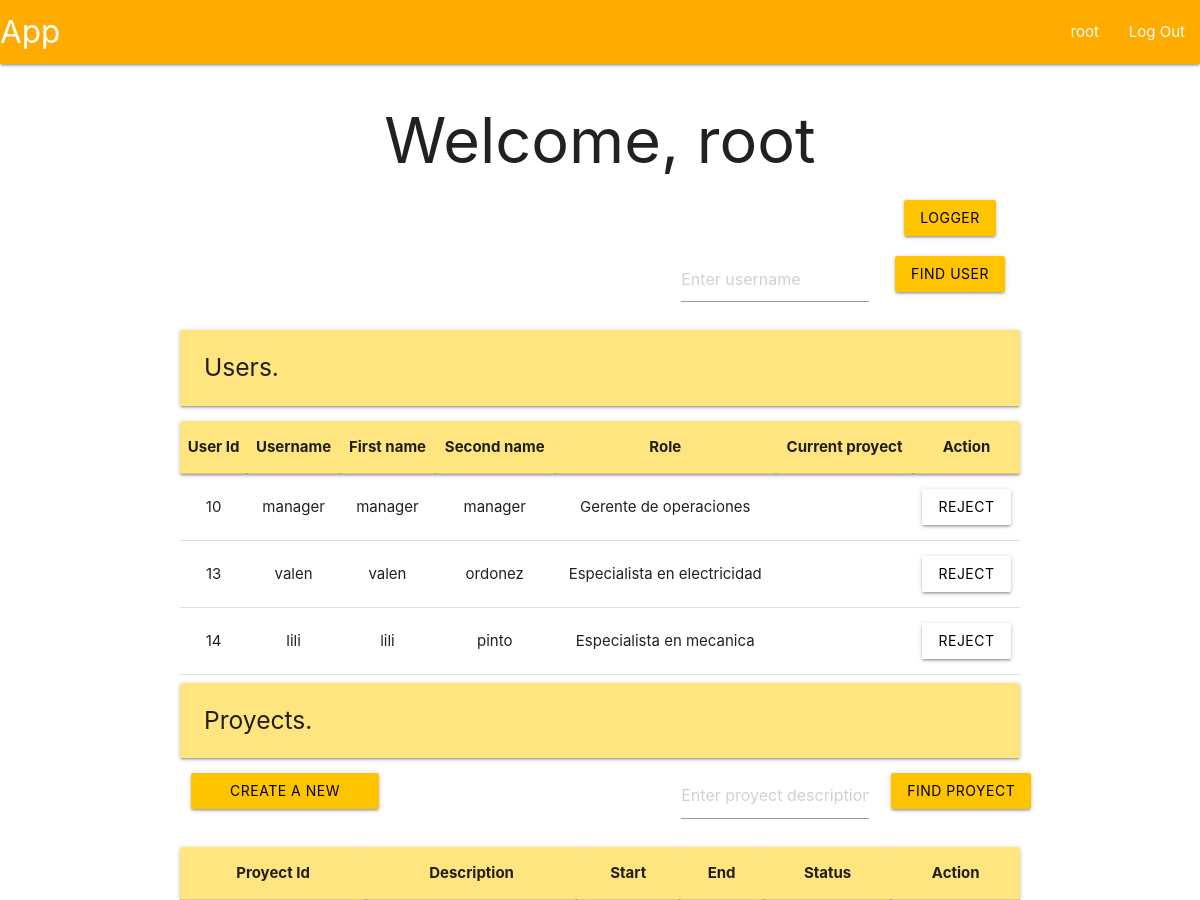
The app's page /user/root (signed in) with its own data.
### tables this page shows
CREATE TABLE user (
    id INTEGER PRIMARY KEY AUTOINCREMENT,
    username TEXT UNIQUE NOT NULL,
    firstname TEXT NOT NULL,
    secondname TEXT NOT NULL,
    password TEXT NOT NULL,
    role TEXT,
    proyId INTEGER,
    auth INTEGER
);

### app/user.py (the view, shortened to what this page needs)
@bp.route('/root', methods=('POST', 'GET'))
@root_required
def root():
    db = get_db()
    find = False
    users = db.execute(
        'SELECT id, username, firstname, secondname, role, proyId, auth FROM user WHERE role != ?',
        ('admin',)
    ).fetchall()
    proyectsAll = db.execute(
        'SELECT * FROM proyect',
    ).fetchall()
    if not find:
        users = db.execute(
            'SELECT id, username, firstname, secondname, role, proyId, auth FROM user WHERE role != ?',
            ('admin',)
        ).fetchall()
    return render_template('index/root/rootUser.html', users=utilities.dataForUserTable(users, proyectsAll), areProyects = proyectsAll != [], proyects = utilities.dataForProyectTable(proyectsAll))

### app/auth.py (called while the page is built)
@bp.before_app_request
def load_logged_in_user():
    user_id = session.get('user_id')
    if user_id is None:
        g.user = None
    else:
        g.user = get_db().execute(
            "SELECT * FROM user WHERE id = ?",
            (user_id,)
        ).fetchone()

def root_required(view):
    @functools.wraps(view)
    def wrapped_view(**kwargs):
        if g.user is None:
            return redirect(url_for('auth.login'))
        elif g.user['role'] != 'admin':
            return redirect(url_for('user.profile'))
        return view(**kwargs)
    return wrapped_view

### app/db.py (called while the page is built)
def get_db():
    if 'db' not in g:
        g.db = sqlite3.connect(
            current_app.config['DATABASE'],
            detect_types = sqlite3.PARSE_DECLTYPES
        )
        g.db.row_factory = sqlite3.Row
    return g.db

### app/utilities.py (called while the page is built, shortened)
def dataForProyectTable(proyects):
    data = []
    return data

### app/templates/index/root/rootUser.html (shortened to what this page needs)
{% extends 'base.html' %}
{% block header %}
  <h1>{% block title %}Welcome, {{ g.user['username'] }}{% endblock %}</h1>
{% endblock %}
{% block content %}
<div class="row">
  <div class="col s2 offset-s10">
    <form method="POST">
      <button class="btn waves-effect waves-ligth amber accent-3 black-text" type="submit" name="logs" id="logs">Logger</button>
    </form>
  </div>
</div>
<div class="row">
  {% if areProyects %}
  <form method="POST">
    <div class="col s3">
      <button class="btn waves-effect waves-ligth amber accent-3 black-text" type="submit" value="create" name="create">Create a new user</button>
    </div>
  </form>
  <form method="POST">
    <div class="col s3 offset-s4">
      <input placeholder="Enter username" name="find-user" id="username">
    </div>
    <div class="col s2">
      <input class="btn waves-effect waves-ligth amber accent-3 black-text" type="submit" value="Find user">
    </div>
  </form>
    {% else %}
  <form method="POST">
    <div class="col s3 offset-s7">
      <input placeholder="Enter username" name="find-user" id="username">
    </div>
    <div class="col s2">
      <input class="btn waves-effect waves-ligth amber accent-3 black-text" type="submit" value="Find user">
    </div>
  </form>
    {% endif %}
</div>
<div class="left-align">
  <h5 class="card-panel amber accent-1">Users.</h5>
</div>
<table class="centered">
  <thead class="card-panel amber accent-1">
    <tr>
      <th>User Id</th>
      <th>Username</th>
      <th>First name</th>
      <th>Second name</th>
      <th>Role</th>
      <th>Current proyect</th>
      <th>Action</th>
    </tr>
  </thead>
  <tbody>
    {% for user in users %}
      <tr>
        <td>{{ user['id'] }}</td>
        <td>{{ user['username']}}</td>
        <td>{{ user['firstname'] }}</td>
        <td>{{ user['secondname'] }}</td>
        <td>{{ user['role'] }}</td>
        <td>{{ user['proyect'] }}</td>
        <td>
          <form method="POST">
            {% if user['auth'] == 0 %}
            <button class="btn waves-effect waves-ligth white black-text" type="submit" name="reject" value="{{ user['id'] }}">Reject</button>
            {% else %}
            <button class="btn waves-effect waves-ligth white black-text" type="submit" name="modify-user" value="{{ user['id'] }}">Modify</button>
            {% endif %}
          </form>
        </td>
      </tr>
    {% endfor %}
  </tbody>
</table>
<div class="left-align">
    <h5 class="card-panel amber accent-1">Proyects.</h5>
</div>
<div class="row">
  <form method="POST">
    <div class="col s3">
      <button class="btn waves-effect waves-ligth amber accent-3 black-text" type="submit" value="proyect" name="proyect">Create a new proyect</button>
    </div>
  </form>
  <form method="POST">
    <div class="col s3 offset-s4">
      <input placeholder="Enter proyect description" name="find-proyect" id="proyect">
    </div>
    <div class="col s2">
      <input class="btn waves-effect waves-ligth amber accent-3 black-text" type="submit" value="Find proyect">
    </div>
  </form>
</div>
<table class="centered">
    <thead class="card-panel amber accent-1">
      <tr>
        <th>Proyect Id</th>
        <th>Description</th>
        <th>Start</th>
        <th>End</th>
        <th>Status</th>
        <th>Action</th>
      </tr>
    </thead>
  </table>
{% endblock %}

### app/templates/base.html (shortened to what this page needs)
<!DOCTYPE html>
<link rel="stylesheet" href="{{ url_for('static', filename='materialize.css') }}">
<link rel="stylesheet" href="{{ url_for('static', filename='style.css') }}">
<nav>
    <div class="nav-wrapper amber accent-4">
      <a href="#" class="brand-logo">App</a>
      <ul class="right hide-n black-text text-black">
        {% if g.user %}
            <li><a href="{{ url_for('user.profile')}}"<span>{{ g.user['username'] }}</span></a>
            <li><a href="{{ url_for('auth.logout') }}">Log Out</a>
        {% else %}
            <li><a href="{{ url_for('auth.register') }}">Register</a>
            <li><a href="{{ url_for('auth.login') }}">Log In</a>
        {% endif %}
      </ul>
    </div>
</nav>
<section class="content container center-align">
    <header>
        {% block header %}{% endblock %}
    </header>
    {% block content %}{% endblock %}
</section>

### records on screen
user: user.username "root"
user: id "10", username "manager", firstname "manager", secondname "manager", role "Gerente de operaciones"
user: id "13", username "valen", firstname "valen", secondname "ordonez", role "Especialista en electricidad"
user: id "14", username "lili", firstname "lili", secondname "pinto", role "Especialista en mecanica"
